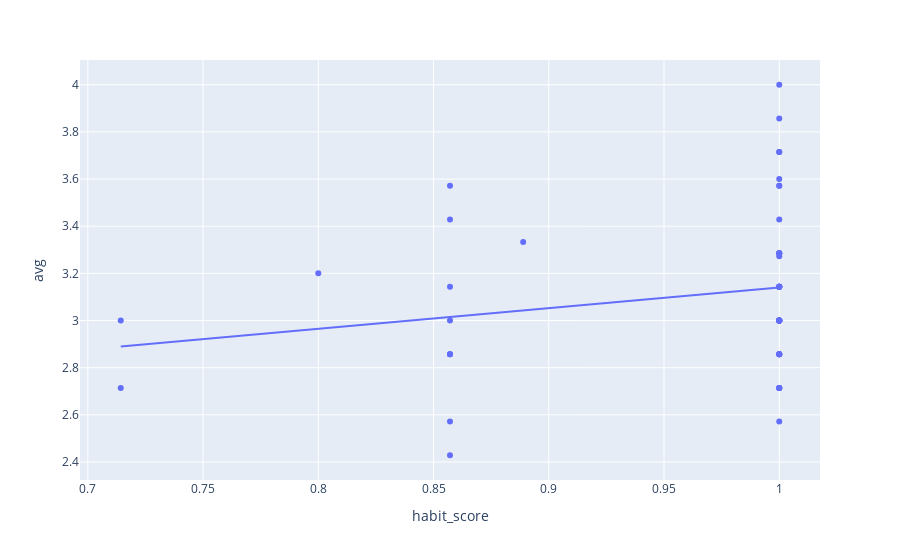

The notebook cell this image was saved under:
### Code cell
averageXhs = px.scatter(mood_weekly, x='habit_score', y='avg', trendline='ols')
averageXhs.show()

### Figure 1 — Plotly figure (JSON) as saved in the notebook; plotly's stock layout.template omitted (floating-point values rounded to 4 significant figures)
{"data": [{"hovertemplate": "habit_score=%{x}<br>avg=%{y}<extra></extra>", "legendgroup": "", "marker": {"color": "#636efa", "symbol": "circle"}, "mode": "markers", "name": "", "orientation": "v", "showlegend": false, "type": "scatter", "x": [1.0, 1.0, 0.8571, 0.8571, 1.0, 1.0, 1.0, 1.0, 1.0, 1.0, 0.8571, 1.0, 1.0, 0.7143, 1.0, 0.8571, 0.8571, 1.0, 0.7143, 0.8571, 1.0, 0.8571, 0.8, 1.0, 1.0, 1.0, 1.0, 1.0, 1.0, 0.8571, 0.8889, 1.0, 1.0, 1.0, 1.0, 1.0, 0.8571, 1.0, 1.0, 1.0, 1.0, 1.0, 1.0, 1.0, 1.0, 1.0, 1.0, 1.0, 1.0, 1.0, 1.0, 1.0, 1.0], "xaxis": "x", "y": [2.857, 3.0, 2.571, 2.857, 2.857, 2.714, 3.0, 3.143, 3.714, 3.0, 2.429, 2.857, 3.0, 3.0, 3.0, 3.0, 3.429, 3.0, 2.714, 3.143, 3.273, 2.857, 3.2, 3.143, 3.286, 3.571, 3.143, 3.143, 3.571, 3.571, 3.333, 3.714, 3.0, 2.714, 2.857, 3.429, 2.857, 3.286, 3.0, 3.143, 3.286, 3.0, 3.143, 3.286, 3.143, 2.714, 3.0, 3.857, 2.571, 2.714, 2.857, 3.6, 4.0], "yaxis": "y"}, {"hovertemplate": "<b>OLS trendline</b><br>avg = 0.877135 * habit_score + 2.26345<br>R<sup>2</sup>=0.040765<br><br>habit_score=%{x}<br>avg=%{y} <b>(trend)</b><extra></extra>", "legendgroup": "", "marker": {"color": "#636efa", "symbol": "circle"}, "mode": "lines", "name": "", "showlegend": false, "type": "scatter", "x": [0.7143, 0.7143, 0.8, 0.8571, 0.8571, 0.8571, 0.8571, 0.8571, 0.8571, 0.8571, 0.8571, 0.8571, 0.8889, 1.0, 1.0, 1.0, 1.0, 1.0, 1.0, 1.0, 1.0, 1.0, 1.0, 1.0, 1.0, 1.0, 1.0, 1.0, 1.0, 1.0, 1.0, 1.0, 1.0, 1.0, 1.0, 1.0, 1.0, 1.0, 1.0, 1.0, 1.0, 1.0, 1.0, 1.0, 1.0, 1.0, 1.0, 1.0, 1.0, 1.0, 1.0, 1.0, 1.0], "xaxis": "x", "y": [2.89, 2.89, 2.965, 3.015, 3.015, 3.015, 3.015, 3.015, 3.015, 3.015, 3.015, 3.015, 3.043, 3.141, 3.141, 3.141, 3.141, 3.141, 3.141, 3.141, 3.141, 3.141, 3.141, 3.141, 3.141, 3.141, 3.141, 3.141, 3.141, 3.141, 3.141, 3.141, 3.141, 3.141, 3.141, 3.141, 3.141, 3.141, 3.141, 3.141, 3.141, 3.141, 3.141, 3.141, 3.141, 3.141, 3.141, 3.141, 3.141, 3.141, 3.141, 3.141, 3.141], "yaxis": "y"}], "layout": {"legend": {"tracegroupgap": 0}, "margin": {"t": 60}, "xaxis": {"anchor": "y", "domain": [0.0, 1.0], "title": {"text": "habit_score"}}, "yaxis": {"anchor": "x", "domain": [0.0, 1.0], "title": {"text": "avg"}}}}
